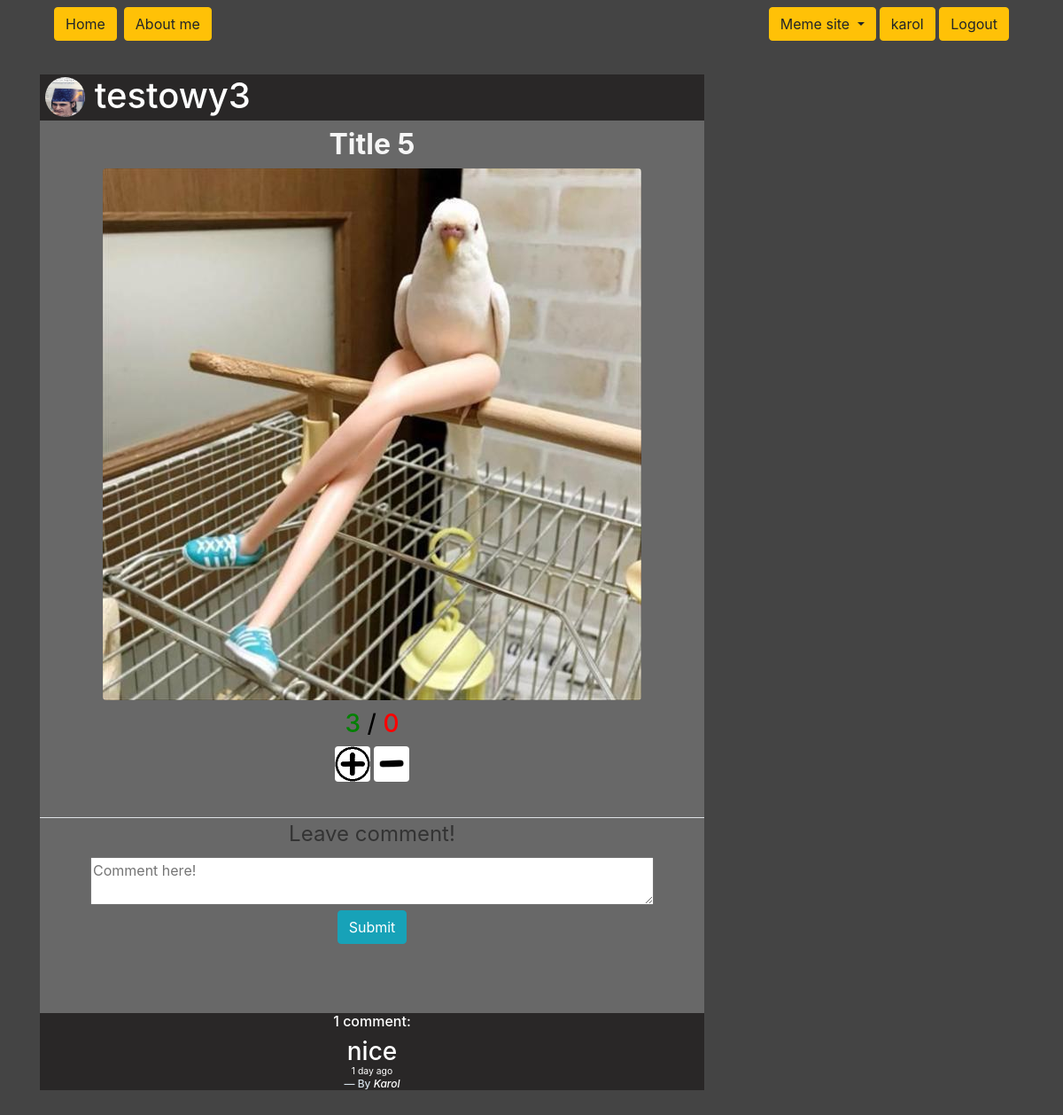
The page /meme/75/ (signed in) on the database its author committed.
### meme_site/models.py (models this page shows, shortened)
class MemePost(models.Model):
    user = models.ForeignKey(User, on_delete=models.CASCADE)
    image = models.ImageField(upload_to='meme_images/', blank=False, null=False)
    title = models.CharField(max_length=100)
    date_added = models.DateTimeField(default=timezone.now)
    thumb_up = models.ManyToManyField(User, related_name="liked_up", blank=True)
    thumb_down = models.ManyToManyField(User, related_name="liked_down", blank=True)
    class Meta:
        ordering = ['-date_added']

class Comment_section(models.Model):
    post = models.ForeignKey(MemePost, on_delete=models.CASCADE)
    user = models.ForeignKey(User, on_delete=models.CASCADE)
    content = models.TextField(max_length=500)
    timestamp = models.DateTimeField(default=timezone.now)

### my_site/models.py (models this page shows, shortened)
class MySiteProfile(models.Model):
    user = models.OneToOneField(User, on_delete=models.CASCADE)
    image = models.ImageField(default="incognito.png", upload_to="Profile_image")

### meme_site/views.py (the view)
# urls.py: path('<int:id>/', memeDetailView, name="memeDetailView"),
def memeDetailView(request, id):
    post = get_object_or_404(MemePost, id=id)
    comments = Comment_section.objects.filter(post=post).order_by('-id')
    template_name = 'meme_site/meme_detail.html'
    comment_form = CommentForm(request.POST or None)
    if comment_form.is_valid():
        content = request.POST.get('content')
        comment = Comment_section.objects.create(post=post, user=request.user, content=content)
        comment.save()
        return redirect(post.get_absolute_url())
    else:
        comment_form= CommentForm()
    current_date = datetime.datetime.now()
    date_delay = comments
    thumbed_up = False
    user = request.user
    if post.thumb_up.filter(id=user.id).exists():
        thumbed_up = True
    thumbed_down = False
    if post.thumb_down.filter(id=user.id).exists():
        thumbed_down = True
    context = {
        'my_object': post,
        'my_comments': comments,
        'comment_form': comment_form,
        'thumbed_up': thumbed_up,
        'thumbed_down': thumbed_down,
        'current_date': current_date,
    }
    return render(request, template_name, context)

### meme_site/forms.py
class CommentForm(forms.ModelForm):
    class Meta:
        model = Comment_section
        widgets = {
            'content': forms.Textarea(attrs={
                'size': 2,
                'rows': 2,
                'cols': 60,
                'placeholder': 'Comment here!'
                }),
        }
        fields = ['content']

### meme_site/templates/meme_site/meme_detail.html (shortened to what this page needs)
{% extends 'my_site/base.html' %}
{% load humanize %}
{% block content %}
<div class="article-metadata">
    <div class="authorbox">
        <h1><img src="{{ my_object.user.mysiteprofile.image.url }}" class="rounded-circle circle_img_detail">
            <a href="{% url 'userMemes' my_object.user.username %}" style="color: #ffffff;">{{ my_object.user.username }}</a></h1>
    </div>
    <div class="box_title">
        <h2> {{ my_object.title }}</h2>
        <img src=" {{ my_object.image.url }}" class="rounded">
    </div>
    {% if user.is_authenticated %}
    <div class="likes_section">
        <h3 style="color: green;">{{ my_object.thumb_up.count }}
            <span style="color:rgb(0, 0, 0);">/</span>
            <span style="color:red;">{{ my_object.thumb_down.count }}</span>
        </h3>
        {% if thumbed_up == False and thumbed_down == False %}
        <a href="{% url 'like_up' my_object.id %}"><img class="rounded circle_vote" src="/media/plus.png"></a>
        <a href="{% url 'like_down' my_object.id %}"><img class="rounded circle_vote" src="/media/minus.png"></a>
        {% elif thumbed_up == True and thumbed_down == False %}
        <img class="rounded circle_vote" src="/media/plus_clicked.png"></a>
        <img class="rounded circle_vote" src="/media/minus.png"></a>
        {% elif thumbed_up == False and thumbed_down == True %}
        <img class="rounded circle_vote" src="/media/plus.png"></a>
        <img class="rounded circle_vote" src="/media/minus_clicked.png"></a>
        {% endif %}
    </div>
    {% endif %}
</div>
{% if user.is_authenticated %}
<div class="article-metadata">
    <form method="POST">
        <legend class="border-top">Leave comment!</legend>
        {{ comment_form.content }}
        <div clas="form-group">
            <button class="btn btn-info" type="submit">Submit</button>
        </div>
    </form>
    <br><br>
</div>
{% endif %}
<div class="comment_section">
    {% if my_comments.count == 0 %}
    <h6>{{ my_comments.count }} comments</h6>
    {% elif my_comments.count < 2 %}
    <h6>{{ my_comments.count }} comment:</h6>
    {% else %}
    <h6>{{ my_comments.count }} comments:</h6>
    {% endif %}
    <h6>{% for comment in my_comments %}
    <div class="blockquote">
        <div style="font-size: small">
            <h3 class="mb-0"> {{ comment.content }} </h3>
            <small>
                <p class="mb-0"> {{ comment.timestamp|naturaltime }} </p>
            </small>
        </div>
        <footer class="blockquote-footer">By <cite
                title="Source Title"><a href="{% url 'mySiteProfile_page' comment.user %}" style="color: #ffffff;">{{comment.user|capfirst}}</a></cite></footer>
    </div>
    {% endfor %}
</div>
{% endblock content%}

### my_site/templates/my_site/navbar.html (shortened to what this page needs)
<nav class="navbar navbar-expand-md navbar-dark bg-steel" style="margin-bottom: 30px;">
    <div class="collapse navbar-collapse" id="navbarToggle">
        <a class="btn btn-warning mr-2" href="{% url 'home_page' %}">Home</a>
        <a class="btn btn-warning mr-2" href="{% url 'about_page' %}">About me</a>
    </div>
    <div class="dropdown mr-1">
        <button class="btn btn-warning dropdown-toggle" type="button" id="dropdownMenuButton" data-toggle="dropdown" aria-haspopup="true" aria-expanded="false">
          Meme site
        </button>
    </div>
    <div class="">
        {% if user.is_authenticated %}
        {% if user_profile.user.username == user_requested.username %}
        <a class="btn btn-warning" href="{% url 'mySiteProfile_page' user.username %}">{{ user.username }}</a>
        {% else %}
        <a class="btn btn-warning" href="{% url 'mySiteProfile_page' user_requested.username %}">{{ user_requested.username }}</a>
        {% endif %}
            <a class="btn btn-warning" href="{% url 'mySiteLogout_page' %}">Logout</a>
        {% else %}
            <a class="btn btn-warning" href="{% url 'mySiteLogin_page' %}">Login</a>
            <a class="btn btn-warning" href="{% url 'mySiteRegister_page' %}">Register</a>
        {% endif %}
    </div>
</nav>

### my_site/static/my_site/main.css (style rules this page uses)
body { background: #444444; color: #333333; }
.blockquote-footer { display: block; font-size: 60%; color: #d3dee7; }
.circle_vote { height: 40px; width: 40px; }
.article-metadata { max-width: 750px; background-color: #686868; width: 100%; margin-top: 10px; text-align: center; margin-bottom: 30px; }
.article-metadata a { color: #333; text-decoration: none; }
.authorbox { background: #292727; }
.circle_img_detail { height: 45px; width: 45px; margin-bottom: 4px; }
.box_title { color: whitesmoke; margin-top: 6px; margin-bottom: 10px; }
.box_title h2 { font-weight: 715; }
.likes_section { text-align: center; width: 100%; padding-bottom: 10px; }
.authorbox h1 { color: #ffffff; text-align: left; margin-left: 6px; }
.comment_section { color: #ffffff; background-color: #292727; }

### rows shown on the page
MemePost: user.mysiteprofile.image (picture), user.username "testowy3", title "Title 5", image (picture), thumb_up.count "3", thumb_down.count "0"
Comment_section: content "nice", timestamp "1 day ago", user "Karol"

### other values the page prints
{{ user.username }} "karol"
{{ my_comments.count }} "1"
